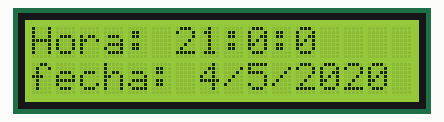
The sketch below on a simulated Arduino Uno, built with avr-gcc and run on an emulated ATmega328P. Parts: 16×2 character LCD.

Above: at 0.2 s.
At 6.3 s:
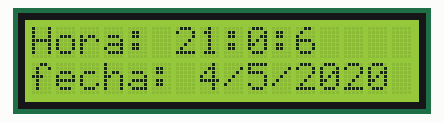
At 12.4 s:
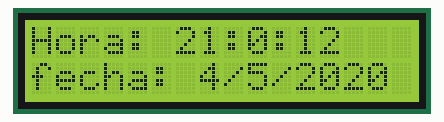
At 18.6 s:
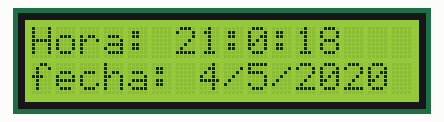
At 28.8 s:
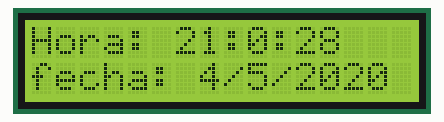
At 38.0 s:
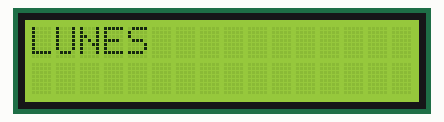

Measured:
- what the display in image 1 shows lasts 1.1 s, from 6.2 s to 7.3 s

The sketch:

alarma.ino
```cpp
#include <Time.h>
#include <TimeLib.h>
#include <LiquidCrystal_I2C.h>
//Crear el objeto lcd  dirección  0x3F y 16 columnas x 2 filas
LiquidCrystal_I2C lcd(0x27 ,16,2);
time_t fecha;

int pinzumbador = 13; // pin del zumbador
int frecuencia = 220; // frecuencia correspondiente a la nota La

void setup() {
 setTime(21, 00, 00, 4, 5, 2020);


fecha = now();
lcd.init();
lcd.backlight();
}

void loop() {
int a=minute();
if(a==2){
lcd.setCursor(0,0);
lcd.print("pasaron 2 minutos");
tone(pinzumbador,frecuencia); // inicia el zumbido
delay(2000);
lcd.clear();
noTone(pinzumbador); // lo detiene a los dos segundos
delay(1000);

}
else{
lcd.clear();
lcd.setCursor(0,0);
lcd.print("Hora: ");
lcd.print(hour());
lcd.print(":");
lcd.print(minute());
lcd.print(":");
lcd.println(second());
lcd.setCursor(0,1);
lcd.print("fecha: ");
lcd.print(day());
lcd.print("/");
lcd.print(month());
lcd.print("/");
lcd.println(year());
delay(1000);
lcd.clear();
lcd.setCursor(0,0);
lcd.print("LUNES");
delay(1000);
  }
}
```
